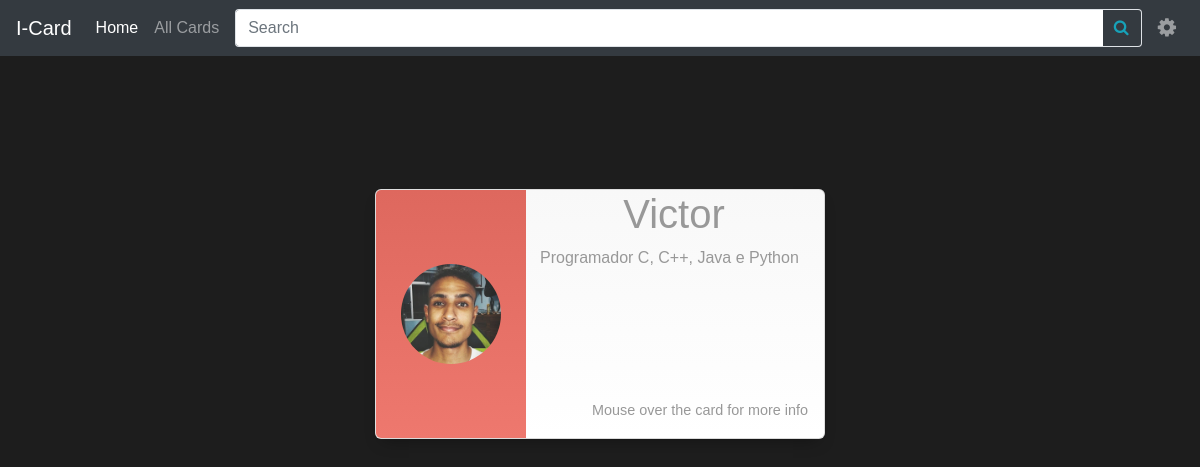
The app's page /cards/card/2/ with its own data.
### cards/models.py (models this page shows, shortened)
class Card(models.Model):
    name = models.CharField(max_length=255)
    description = models.CharField(max_length=255)
    profile_image = models.ImageField(max_length=255, upload_to='image')
    created_on = models.DateTimeField(auto_now_add=True)
    birthday = models.DateField(max_length=30)
    contact_email = models.EmailField(max_length=255)
    contact_phone = models.CharField(max_length=30)
    user = models.ForeignKey(User, on_delete=models.CASCADE, null=True, related_name='creator')
    favorited_users = models.ManyToManyField(User)
    class Meta:
        ordering = ['created_on']

### cards/views.py (the view)
# urls.py: url(r'^card/(?P<card_id>\d+)/$', card, name='card'),
def card(request, card_id):
    cards = Card.objects.filter(id=card_id)
    if request.method == 'POST':  # Delete card
        card = cards[0]
        card.delete()
        return redirect('/cards')
    return render(request, 'single_card.html', {'card': cards[0]})

### cards/templates/single_card.html (shortened to what this page needs)
{% extends 'home-base.html' %}
{% block content %}
<div class="container page-top">
    <div class="row">
        <div class="col-lg-12 col-md-12 col-xs-12 thumb d-flex justify-content-center unique-card">
            <div class="card">
                <div class="additional">
                    <div class="user-card">
                        <img src="../../../media/{{card.profile_image}}" height="100" width="100" class="center profile-image">
                    </div>
                </div>
                <div class="general">
                    <h1>{{ card.name }}</h1>
                    <p>{{ card.description }}</p>
                    <span class="more">Mouse over the card for more info</span>
                </div>
            </div>
        </div>
    </div>
</div>
{% endblock %}

### static/css/styles.css (style rules this page uses)
* { box-sizing: border-box; }
html, body { margin: 0; padding: 0; }
body { background-color:#1d1d1d !important; font-family: "Asap", sans-serif; color:#989898; font-size:16px; }
.thumb { margin-bottom: 30px; }
.page-top { margin-top:85px; }
html, body { font-family: Abel, Arial, Verdana, sans-serif; }
.center { position: absolute; top: 50%; left: 50%; -webkit-transform: translate(-50%, -50%); }
.card { width: 450px; height: 250px; background-color: #fff; background: linear-gradient(#f8f8f8, #fff); box-shadow: 0 8px 16px -8px rgba(0,0,0,0.4); border-radius: 6px; overflow: hidden; position: relative; margin: 1.5rem; }
.card h1 { text-align: center; }
.card .additional { position: absolute; width: 150px; height: 100%; background: linear-gradient(#dE685E, #EE786E); transition: width 0.4s; overflow: hidden; z-index: 2; }
.card .additional .user-card { width: 150px; height: 100%; position: relative; float: left; }
.card .additional .user-card::after { content: ""; display: block; position: absolute; top: 10%; right: -2px; height: 80%; border-left: 2px solid rgba(0,0,0,0.025); }
.card .additional .user-card img { top: 50%; }
.card .general { width: 300px; height: 100%; position: absolute; top: 0; right: 0; z-index: 1; box-sizing: border-box; padding: 1rem; padding-top: 0; }
.card .general .more { position: absolute; bottom: 1rem; right: 1rem; font-size: 0.9em; }
.unique-card { margin-top: 10vh; }
.profile-image { border-radius: 50%; }

### records on screen
Card: profile_image (picture), name "Victor", description "Programador C, C++, Java e Python"
